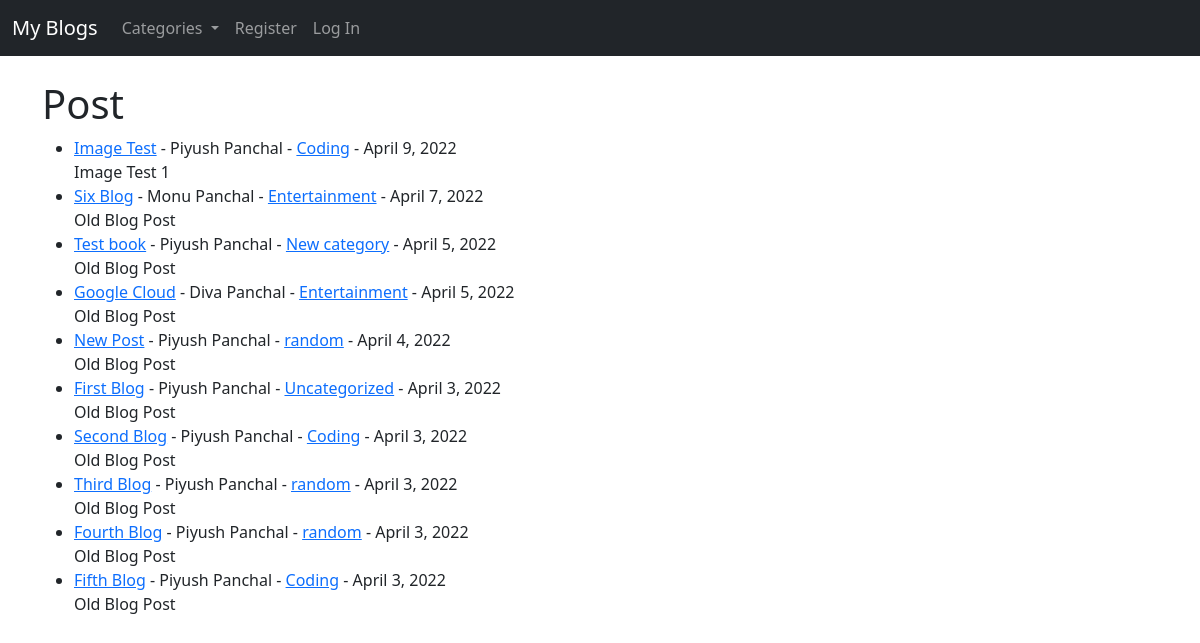
Before: / with the older database file.
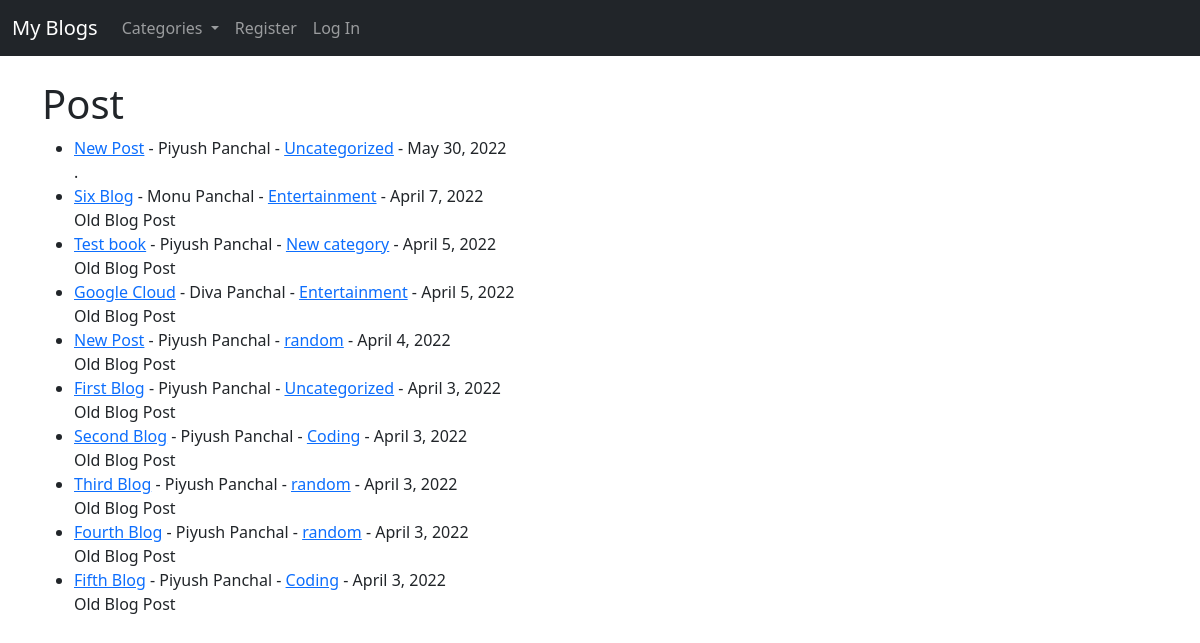
After: the same page with the newer database file.
### theblog/models.py (models this page shows, shortened)
class Post(models.Model):
    title = models.CharField(max_length=255)
    title_image = models.ImageField(blank=True, null=True, upload_to="images/")
    title_tag = models.CharField(max_length=255)
    author = models.ForeignKey(User, on_delete=models.CASCADE)
    body = RichTextField(blank=True, null=True)
    post_date = models.DateField(auto_now_add=True)
    category = models.ForeignKey(Category, on_delete=models.PROTECT, null=True)
    snippet = models.CharField(max_length=255)
    like = models.ManyToManyField(User, related_name="blog_posts")

class Category(models.Model):
    name = models.CharField(max_length=255)
    class Meta:
        verbose_name_plural = "categories"
    def __str__(self):
        return self.name

### theblog/views.py (the view)
# urls.py: path("", HomeView.as_view(), name="home"),
class HomeView(ListView):
    model = Post
    template_name = "home.html"
    ordering = ["-post_date"]
    def get_context_data(self, *args, **kwargs):
        cat_menu = Category.objects.all()
        context = super(HomeView, self).get_context_data(*args, **kwargs)
        context["cat_menu"] = cat_menu
        return context

### theblog/templates/home.html (shortened to what this page needs)
{% extends 'base.html' %}
{% block content %}
    <h1>Post</h1>
    <ul>
        {% for post in object_list %}
        <li>
            <a href="{% url 'article-detail' post.pk %}">{{ post.title }}</a>
            - {{ post.author.first_name }} {{ post.author.last_name }} -
            <a href="{% url 'category' post.category %}"> {{ post.category }}</a> -
            {{ post.post_date }}
            <br>
            {{ post.snippet }}
        </li>
        {% endfor %}
    </ul>
{% endblock %}

### theblog/templates/base.html (shortened to what this page needs)
<!doctype html>
<html lang="en">
  <head>
    <link href="https://cdn.jsdelivr.net/npm/bootstrap@5.1.3/dist/css/bootstrap.min.css" rel="stylesheet">
  </head>
  <body class="mb-3">
  <nav class="navbar navbar-expand-lg navbar-dark bg-dark">
    <div class="container-fluid">
      <a class="navbar-brand" href="{% url 'home' %}">My Blogs</a>
      <div class="collapse navbar-collapse" id="navbarSupportedContent">
        <ul class="navbar-nav me-auto mb-2 mb-lg-0">
          {% if cat_menu %}
           <li class="nav-item dropdown">
            <a class="nav-link dropdown-toggle" href="#" id="navbarDropdown" role="button" data-bs-toggle="dropdown" aria-expanded="false">
              Categories
            </a>
            </li>
          {% endif %}
          {% if user.is_authenticated %}
            <li class="nav-item">
              <a class="nav-link" href="{% url 'add_post' %}">Add Post</a>
            </li>
            <li class="nav-item">
              <a class="nav-link" href="{% url 'add_category' %}">Add Category</a>
            </li>
          {% else %}
            <li class="nav-item">
              <a class="nav-link" href="{% url 'register' %}">Register</a>
            </li>
            <li class="nav-item">
              <a class="nav-link" href="{% url 'login' %}">Log In</a>
            </li>
          {% endif %}
        </ul>
      </div>
    </div>
  </nav>
  <br>
  <div class="container">
    {% block content %}
    {% endblock %}
  </div>
  </body>
</html>

Changed rows visible on the page:
removed Post: title "Image Test", author.first_name "Piyush", author.last_name "Panchal", category "Coding", post_date "April 9, 2022", snippet "Image Test 1"
added Post: title "New Post", author.first_name "Piyush", author.last_name "Panchal", category "Uncategorized", post_date "May 30, 2022", snippet "."
